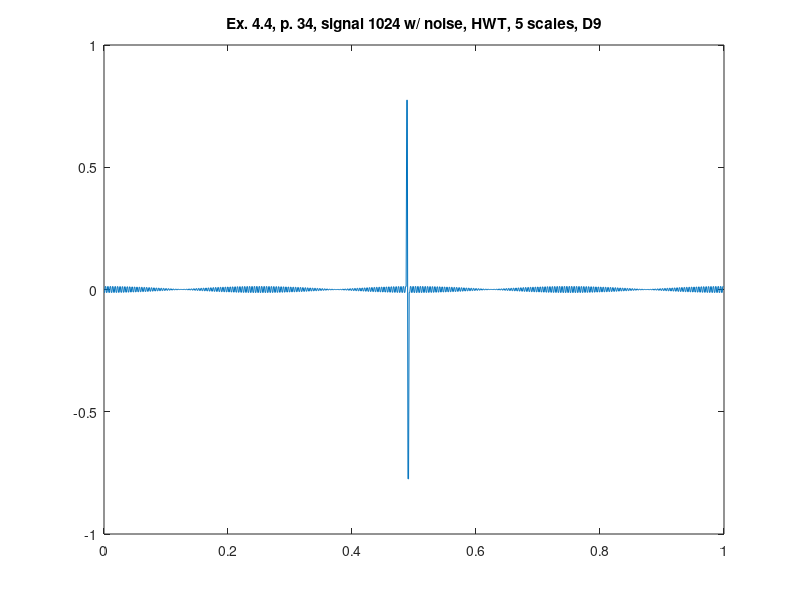

Reproduce this figure in MATLAB.
%% ========================================================================
%% Programmatic octave notes on "Ripples in Mathematics" by A. Jensen
%% and A. la Cour-Harbo written with a deep gratitude to the authors for
%% this wonderful text. 
%% 
%% Reconstruction of graphs in ex 4.4, p.34, HWT, 5 scales, D9.
%%
%% Author: Vladimir Kulyukin
%% 
%% NB: I have tested this code in Octave 4.
%% =========================================================================
t = (1.0/1024)*[0:1023];

%%y_ex_4_3_chirp_512_p33 = arrayfun(@(x) sin(x*x), t);

y_ex_4_4_1024_with_noise_hwt_d9_p34 = [
-0.012269228294637799
-0.012269228294637799
0.012269228294637799
0.012269228294637799
-0.012243366328620185
-0.012243366328620185
0.012243366328620185
0.012243366328620185
-0.012188009020724663
-0.012188009020724663
0.012188009020724663
0.012188009020724663
-0.012103289731554752
-0.012103289731554752
0.012103289731554752
0.012103289731554752
-0.011989412557298516
-0.011989412557298516
0.011989412557298516
0.011989412557298516
-0.011846651838043249
-0.011846651838043249
0.011846651838043249
0.011846651838043249
-0.01167535149686599
-0.01167535149686599
0.01167535149686599
0.01167535149686599
-0.011475924211292753
-0.011475924211292753
0.011475924211292753
0.011475924211292753
-0.01124885041912232
-0.01124885041912232
0.01124885041912232
0.01124885041912232
-0.01099467716100919
-0.01099467716100919
0.01099467716100919
0.01099467716100919
-0.010714016762595297
-0.010714016762595297
0.010714016762595297
0.010714016762595297
-0.010407545359363272
-0.010407545359363272
0.010407545359363272
0.010407545359363272
-0.0100760012677672
-0.0100760012677672
0.0100760012677672
0.0100760012677672
-0.00972018320656351
-0.00972018320656351
0.00972018320656351
0.00972018320656351
-0.00934094837262796
-0.00934094837262796
0.00934094837262796
0.00934094837262796
-0.00893921037589205
-0.00893921037589205
0.00893921037589205
0.00893921037589205
-0.008515937038378458
-0.008515937038378458
0.008515937038378458
0.008515937038378458
-0.008072148062631212
-0.008072148062631212
0.008072148062631212
0.008072148062631212
-0.007608912575164602
-0.007608912575164602
0.007608912575164602
0.007608912575164602
-0.007127346550842308
-0.007127346550842308
0.007127346550842308
0.007127346550842308
-0.006628610124397237
-0.006628610124397237
0.006628610124397237
0.006628610124397237
-0.006113904795564826
-0.006113904795564826
0.006113904795564826
0.006113904795564826
-0.005584470534564983
-0.005584470534564983
0.005584470534564983
0.005584470534564983
-0.005041582794905651
-0.005041582794905651
0.005041582794905651
0.005041582794905651
-0.004486549440702919
-0.004486549440702919
0.004486549440702919
0.004486549440702919
-0.003920707595922075
-0.003920707595922075
0.003920707595922075
0.003920707595922075
-0.0033454204231292924
-0.0033454204231292924
0.0033454204231292924
0.0033454204231292924
-0.0027620738395130067
-0.0027620738395130067
0.0027620738395130067
0.0027620738395130067
-0.0021720731780881966
-0.0021720731780881966
0.0021720731780881966
0.0021720731780881966
-0.0015768398021262654
-0.0015768398021262654
0.0015768398021262654
0.0015768398021262654
-9.778076809661492E-4
-9.778076809661492E-4
9.778076809661492E-4
9.778076809661492E-4
-3.7641993545669395E-4
-3.7641993545669395E-4
3.7641993545669395E-4
3.7641993545669395E-4
2.2587463864773323E-4
2.2587463864773323E-4
-2.2587463864773323E-4
-2.2587463864773323E-4
8.276250609633705E-4
8.276250609633705E-4
-8.276250609633705E-4
-8.276250609633705E-4
0.0014273816620156668
0.0014273816620156668
-0.0014273816620156668
-0.0014273816620156668
0.002023699575620509
0.002023699575620509
-0.002023699575620509
-0.002023699575620509
0.0026151422196922206
0.0026151422196922206
-0.0026151422196922206
-0.0026151422196922206
0.0032002847570975677
0.0032002847570975677
-0.0032002847570975677
-0.0032002847570975677
0.0037777175282112043
0.0037777175282112043
-0.0037777175282112043
-0.0037777175282112043
0.004346049446910338
0.004346049446910338
-0.004346049446910338
-0.004346049446910338
0.00490391135182278
0.00490391135182278
-0.00490391135182278
-0.00490391135182278
0.005449959304757004
0.005449959304757004
-0.005449959304757004
-0.005449959304757004
0.005982877828365947
0.005982877828365947
-0.005982877828365947
-0.005982877828365947
0.006501383075247996
0.006501383075247996
-0.006501383075247996
-0.006501383075247996
0.007004225920848027
0.007004225920848027
-0.007004225920848027
-0.007004225920848027
0.007490194972706897
0.007490194972706897
-0.007490194972706897
-0.007490194972706897
0.007958119488813017
0.007958119488813017
-0.007958119488813017
-0.007958119488813017
0.008406872198021538
0.008406872198021538
-0.008406872198021538
-0.008406872198021538
0.008835372015750086
0.008835372015750086
-0.008835372015750086
-0.008835372015750086
0.00924258664840559
0.00924258664840559
-0.00924258664840559
-0.00924258664840559
0.009627535080269851
0.009627535080269851
-0.009627535080269851
-0.009627535080269851
0.009989289936853317
0.009989289936853317
-0.009989289936853317
-0.009989289936853317
0.010326979719020656
0.010326979719020656
-0.010326979719020656
-0.010326979719020656
0.010639790902508104
0.010639790902508104
-0.010639790902508104
-0.010639790902508104
0.01092696989777592
0.01092696989777592
-0.01092696989777592
-0.01092696989777592
0.011187824865470293
0.011187824865470293
-0.011187824865470293
-0.011187824865470293
0.011421727383126107
0.011421727383126107
-0.011421727383126107
-0.011421727383126107
0.011628113959091047
0.011628113959091047
-0.011628113959091047
-0.011628113959091047
0.0118064873900256
0.0118064873900256
-0.0118064873900256
-0.0118064873900256
0.01195641795871161
0.01195641795871161
-0.01195641795871161
-0.01195641795871161
0.012077544469276722
0.012077544469276722
-0.012077544469276722
-0.012077544469276722
0.012169575117347117
0.012169575117347117
-0.012169575117347117
-0.012169575117347117
0.01223228819303119
0.01223228819303119
-0.01223228819303119
-0.01223228819303119
0.012265532615036117
0.012265532615036117
-0.012265532615036117
-0.012265532615036117
0.012269228294637656
0.012269228294637656
-0.012269228294637656
-0.012269228294637656
0.012243366328620322
0.012243366328620322
-0.012243366328620322
-0.012243366328620322
0.012188009020724564
0.012188009020724564
-0.012188009020724564
-0.012188009020724564
0.012103289731554704
0.012103289731554704
-0.012103289731554704
-0.012103289731554704
0.011989412557298497
0.011989412557298497
-0.011989412557298497
-0.011989412557298497
0.011846651838043268
0.011846651838043268
-0.011846651838043268
-0.011846651838043268
0.011675351496866089
0.011675351496866089
-0.011675351496866089
-0.011675351496866089
0.011475924211292734
0.011475924211292734
-0.011475924211292734
-0.011475924211292734
0.01124885041912228
0.01124885041912228
-0.01124885041912228
-0.01124885041912228
0.010994677161009386
0.010994677161009386
-0.010994677161009386
-0.010994677161009386
0.010714016762595258
0.010714016762595258
-0.010714016762595258
-0.010714016762595258
0.010407545359363194
0.010407545359363194
-0.010407545359363194
-0.010407545359363194
0.01007600126776728
0.01007600126776728
-0.01007600126776728
-0.01007600126776728
0.009720183206563588
0.009720183206563588
-0.009720183206563588
-0.009720183206563588
0.009340948372627939
0.009340948372627939
-0.009340948372627939
-0.009340948372627939
0.008939210375892029
0.008939210375892029
-0.008939210375892029
-0.008939210375892029
0.00851593703837838
0.00851593703837838
-0.00851593703837838
-0.00851593703837838
0.00807214806263133
0.00807214806263133
-0.00807214806263133
-0.00807214806263133
0.007608912575164583
0.007608912575164583
-0.007608912575164583
-0.007608912575164583
0.007127346550842288
0.007127346550842288
-0.007127346550842288
-0.007127346550842288
0.006628610124397218
0.006628610124397218
-0.006628610124397218
-0.006628610124397218
0.006113904795564895
0.006113904795564895
-0.006113904795564895
-0.006113904795564895
0.005584470534565012
0.005584470534565012
-0.005584470534565012
-0.005584470534565012
0.005041582794905656
0.005041582794905656
-0.005041582794905656
-0.005041582794905656
0.0044865494407029536
0.0044865494407029536
-0.0044865494407029536
-0.0044865494407029536
0.003920707595922115
0.003920707595922115
-0.003920707595922115
-0.003920707595922115
0.003345420423129381
0.003345420423129381
-0.003345420423129381
-0.003345420423129381
0.002762073839512992
0.002762073839512992
-0.002762073839512992
-0.002762073839512992
0.0021720731780882066
0.0021720731780882066
-0.0021720731780882066
-0.0021720731780882066
0.0015768398021263066
0.0015768398021263066
-0.0015768398021263066
-0.0015768398021263066
9.77807680966114E-4
9.77807680966114E-4
-9.77807680966114E-4
-9.77807680966114E-4
3.764199354567288E-4
3.764199354567288E-4
-3.764199354567288E-4
-3.764199354567288E-4
-2.2587463864767732E-4
-2.2587463864767732E-4
2.2587463864767732E-4
2.2587463864767732E-4
-8.276250609633442E-4
-8.276250609633442E-4
8.276250609633442E-4
8.276250609633442E-4
-0.0014273816620157256
-0.0014273816620157256
0.0014273816620157256
0.0014273816620157256
-0.0020236995756204306
-0.0020236995756204306
0.0020236995756204306
0.0020236995756204306
-0.0026151422196923333
-0.0026151422196923333
0.0026151422196923333
0.0026151422196923333
-0.0032002847570976314
-0.0032002847570976314
0.0032002847570976314
0.0032002847570976314
-0.0037777175282111553
-0.0037777175282111553
0.0037777175282111553
0.0037777175282111553
-0.0043460494469103085
-0.0043460494469103085
0.0043460494469103085
0.0043460494469103085
-0.0049039113518228586
-0.0049039113518228586
0.0049039113518228586
0.0049039113518228586
-0.005449959304756976
-0.005449959304756976
0.005449959304756976
0.005449959304756976
-0.005982877828365986
-0.005982877828365986
0.005982877828365986
0.005982877828365986
-0.006501383075248025
-0.006501383075248025
0.006501383075248025
0.006501383075248025
-0.0070042259208479875
-0.0070042259208479875
0.0070042259208479875
0.0070042259208479875
-0.007490194972707034
-0.007490194972707034
0.007490194972707034
0.007490194972707034
-0.007958119488812958
-0.007958119488812958
0.007958119488812958
0.007958119488812958
-0.008406872198021558
-0.008406872198021558
0.008406872198021558
0.008406872198021558
-0.008835372015750046
-0.008835372015750046
0.008835372015750046
0.008835372015750046
-0.009242586648405472
-0.009242586648405472
0.009242586648405472
0.009242586648405472
-0.009627535080269851
-0.009627535080269851
0.009627535080269851
0.009627535080269851
-0.009989289936853357
-0.009989289936853357
0.009989289936853357
0.009989289936853357
-0.010326979719020577
-0.010326979719020577
0.010326979719020577
0.010326979719020577
-0.0106397909025083
-0.0106397909025083
0.0106397909025083
0.0106397909025083
-0.010926969897775802
-0.010926969897775802
0.010926969897775802
0.010926969897775802
-0.011187824865470253
-0.011187824865470253
0.011187824865470253
0.011187824865470253
-0.011421727383126303
-0.011421727383126303
0.011421727383126303
0.011421727383126303
-0.011628113959090792
-0.011628113959090792
0.011628113959090792
0.011628113959090792
-0.011806487390025757
-0.011806487390025757
0.011806487390025757
0.011806487390025757
-0.01195641795871163
-0.01195641795871163
0.01195641795871163
0.01195641795871163
-0.012077544469276596
-0.012077544469276596
0.012077544469276596
0.012077544469276596
0.7745130434964932
0.7745130434964932
-0.7745130434964932
-0.7745130434964932
-0.0122322881930311
-0.0122322881930311
0.0122322881930311
0.0122322881930311
-0.012265532615036163
-0.012265532615036163
0.012265532615036163
0.012265532615036163
-0.012269228294637734
-0.012269228294637734
0.012269228294637734
0.012269228294637734
-0.012243366328620166
-0.012243366328620166
0.012243366328620166
0.012243366328620166
-0.012188009020724722
-0.012188009020724722
0.012188009020724722
0.012188009020724722
-0.012103289731554626
-0.012103289731554626
0.012103289731554626
0.012103289731554626
-0.011989412557298575
-0.011989412557298575
0.011989412557298575
0.011989412557298575
-0.011846651838043424
-0.011846651838043424
0.011846651838043424
0.011846651838043424
-0.01167535149686597
-0.01167535149686597
0.01167535149686597
0.01167535149686597
-0.011475924211292734
-0.011475924211292734
0.011475924211292734
0.011475924211292734
-0.01124885041912228
-0.01124885041912228
0.01124885041912228
0.01124885041912228
-0.010994677161009268
-0.010994677161009268
0.010994677161009268
0.010994677161009268
-0.010714016762595494
-0.010714016762595494
0.010714016762595494
0.010714016762595494
-0.010407545359363194
-0.010407545359363194
0.010407545359363194
0.010407545359363194
-0.010076001267767122
-0.010076001267767122
0.010076001267767122
0.010076001267767122
-0.009720183206563784
-0.009720183206563784
0.009720183206563784
0.009720183206563784
-0.009340948372627802
-0.009340948372627802
0.009340948372627802
0.009340948372627802
-0.00893921037589205
-0.00893921037589205
0.00893921037589205
0.00893921037589205
-0.008515937038378224
-0.008515937038378224
0.008515937038378224
0.008515937038378224
-0.008072148062631212
-0.008072148062631212
0.008072148062631212
0.008072148062631212
-0.007608912575164524
-0.007608912575164524
0.007608912575164524
0.007608912575164524
-0.007127346550842308
-0.007127346550842308
0.007127346550842308
0.007127346550842308
-0.006628610124397159
-0.006628610124397159
0.006628610124397159
0.006628610124397159
-0.006113904795564748
-0.006113904795564748
0.006113904795564748
0.006113904795564748
-0.005584470534564983
-0.005584470534564983
0.005584470534564983
0.005584470534564983
-0.005041582794905651
-0.005041582794905651
0.005041582794905651
0.005041582794905651
-0.004486549440702841
-0.004486549440702841
0.004486549440702841
0.004486549440702841
-0.003920707595922232
-0.003920707595922232
0.003920707595922232
0.003920707595922232
-0.003345420423129371
-0.003345420423129371
0.003345420423129371
0.003345420423129371
-0.0027620738395130067
-0.0027620738395130067
0.0027620738395130067
0.0027620738395130067
-0.0021720731780880396
-0.0021720731780880396
0.0021720731780880396
0.0021720731780880396
-0.0015768398021263439
-0.0015768398021263439
0.0015768398021263439
0.0015768398021263439
-9.778076809659922E-4
-9.778076809659922E-4
9.778076809659922E-4
9.778076809659922E-4
-3.7641993545677244E-4
-3.7641993545677244E-4
3.7641993545677244E-4
3.7641993545677244E-4
2.2587463864765474E-4
2.2587463864765474E-4
-2.2587463864765474E-4
-2.2587463864765474E-4
8.276250609633705E-4
8.276250609633705E-4
-8.276250609633705E-4
-8.276250609633705E-4
0.0014273816620157453
0.0014273816620157453
-0.0014273816620157453
-0.0014273816620157453
0.0020236995756204306
0.0020236995756204306
-0.0020236995756204306
-0.0020236995756204306
0.002615142219692456
0.002615142219692456
-0.002615142219692456
-0.002615142219692456
0.0032002847570977246
0.0032002847570977246
-0.0032002847570977246
-0.0032002847570977246
0.0037777175282109688
0.0037777175282109688
-0.0037777175282109688
-0.0037777175282109688
0.004346049446910024
0.004346049446910024
-0.004346049446910024
-0.004346049446910024
0.00490391135182278
0.00490391135182278
-0.00490391135182278
-0.00490391135182278
0.005449959304757004
0.005449959304757004
-0.005449959304757004
-0.005449959304757004
0.005982877828366025
0.005982877828366025
-0.005982877828366025
-0.005982877828366025
0.00650138307524831
0.00650138307524831
-0.00650138307524831
-0.00650138307524831
0.007004225920848262
0.007004225920848262
-0.007004225920848262
-0.007004225920848262
0.007490194972707054
0.007490194972707054
-0.007490194972707054
-0.007490194972707054
0.007958119488813096
0.007958119488813096
-0.007958119488813096
-0.007958119488813096
0.00840687219802146
0.00840687219802146
-0.00840687219802146
-0.00840687219802146
0.008835372015750008
0.008835372015750008
-0.008835372015750008
-0.008835372015750008
0.009242586648404962
0.009242586648404962
-0.009242586648404962
-0.009242586648404962
0.009627535080269655
0.009627535080269655
-0.009627535080269655
-0.009627535080269655
0.009989289936853397
0.009989289936853397
-0.009989289936853397
-0.009989289936853397
0.01032697971902046
0.01032697971902046
-0.01032697971902046
-0.01032697971902046
0.010639790902508458
0.010639790902508458
-0.010639790902508458
-0.010639790902508458
0.010926969897776155
0.010926969897776155
-0.010926969897776155
-0.010926969897776155
0.011187824865470607
0.011187824865470607
-0.011187824865470607
-0.011187824865470607
0.011421727383126067
0.011421727383126067
-0.011421727383126067
-0.011421727383126067
0.011628113959090792
0.011628113959090792
-0.011628113959090792
-0.011628113959090792
0.0118064873900256
0.0118064873900256
-0.0118064873900256
-0.0118064873900256
0.011956417958711316
0.011956417958711316
-0.011956417958711316
-0.011956417958711316
0.012077544469276202
0.012077544469276202
-0.012077544469276202
-0.012077544469276202
0.012169575117347167
0.012169575117347167
-0.012169575117347167
-0.012169575117347167
0.012232288193031179
0.012232288193031179
-0.012232288193031179
-0.012232288193031179
0.012265532615036321
0.012265532615036321
-0.012265532615036321
-0.012265532615036321
0.012269228294638203
0.012269228294638203
-0.012269228294638203
-0.012269228294638203
0.012243366328620582
0.012243366328620582
-0.012243366328620582
-0.012243366328620582
0.012188009020725095
0.012188009020725095
-0.012188009020725095
-0.012188009020725095
0.012103289731554714
0.012103289731554714
-0.012103289731554714
-0.012103289731554714
0.011989412557298497
0.011989412557298497
-0.011989412557298497
-0.011989412557298497
0.01184665183804321
0.01184665183804321
-0.01184665183804321
-0.01184665183804321
0.011675351496865539
0.011675351496865539
-0.011675351496865539
-0.011675351496865539
0.011475924211292282
0.011475924211292282
-0.011475924211292282
-0.011475924211292282
0.01124885041912228
0.01124885041912228
-0.01124885041912228
-0.01124885041912228
0.01099467716100919
0.01099467716100919
-0.01099467716100919
-0.01099467716100919
0.010714016762595258
0.010714016762595258
-0.010714016762595258
-0.010714016762595258
0.010407545359363586
0.010407545359363586
-0.010407545359363586
-0.010407545359363586
0.010076001267767554
0.010076001267767554
-0.010076001267767554
-0.010076001267767554
0.009720183206563942
0.009720183206563942
-0.009720183206563942
-0.009720183206563942
0.009340948372627802
0.009340948372627802
-0.009340948372627802
-0.009340948372627802
0.008939210375892088
0.008939210375892088
-0.008939210375892088
-0.008939210375892088
0.008515937038378066
0.008515937038378066
-0.008515937038378066
-0.008515937038378066
0.008072148062630976
0.008072148062630976
-0.008072148062630976
-0.008072148062630976
0.007608912575164602
0.007608912575164602
-0.007608912575164602
-0.007608912575164602
0.007127346550842229
0.007127346550842229
-0.007127346550842229
-0.007127346550842229
0.006628610124397159
0.006628610124397159
-0.006628610124397159
-0.006628610124397159
0.006113904795564983
0.006113904795564983
-0.006113904795564983
-0.006113904795564983
0.00558447053456514
0.00558447053456514
-0.00558447053456514
-0.00558447053456514
0.005041582794905887
0.005041582794905887
-0.005041582794905887
-0.005041582794905887
0.004486549440702762
0.004486549440702762
-0.004486549440702762
-0.004486549440702762
0.003920707595922075
0.003920707595922075
-0.003920707595922075
-0.003920707595922075
0.0033454204231292924
0.0033454204231292924
-0.0033454204231292924
-0.0033454204231292924
0.0027620738395129282
0.0027620738395129282
-0.0027620738395129282
-0.0027620738395129282
0.002172073178088118
0.002172073178088118
-0.002172073178088118
-0.002172073178088118
0.0015768398021261869
0.0015768398021261869
-0.0015768398021261869
-0.0015768398021261869
9.778076809660707E-4
9.778076809660707E-4
-9.778076809660707E-4
-9.778076809660707E-4
3.7641993545677244E-4
3.7641993545677244E-4
-3.7641993545677244E-4
-3.7641993545677244E-4
-2.2587463864773323E-4
-2.2587463864773323E-4
2.2587463864773323E-4
2.2587463864773323E-4
-8.276250609633705E-4
-8.276250609633705E-4
8.276250609633705E-4
8.276250609633705E-4
-0.0014273816620157453
-0.0014273816620157453
0.0014273816620157453
0.0014273816620157453
-0.002023699575620509
-0.002023699575620509
0.002023699575620509
0.002023699575620509
-0.002615142219692299
-0.002615142219692299
0.002615142219692299
0.002615142219692299
-0.003200284757097489
-0.003200284757097489
0.003200284757097489
0.003200284757097489
-0.0037777175282110473
-0.0037777175282110473
0.0037777175282110473
0.0037777175282110473
-0.004346049446910181
-0.004346049446910181
0.004346049446910181
0.004346049446910181
-0.00490391135182278
-0.00490391135182278
0.00490391135182278
0.00490391135182278
-0.005449959304757004
-0.005449959304757004
0.005449959304757004
0.005449959304757004
-0.005982877828365868
-0.005982877828365868
0.005982877828365868
0.005982877828365868
-0.006501383075248231
-0.006501383075248231
0.006501383075248231
0.006501383075248231
-0.007004225920848184
-0.007004225920848184
0.007004225920848184
0.007004225920848184
-0.007490194972707132
-0.007490194972707132
0.007490194972707132
0.007490194972707132
-0.007958119488813017
-0.007958119488813017
0.007958119488813017
0.007958119488813017
-0.008406872198021617
-0.008406872198021617
0.008406872198021617
0.008406872198021617
-0.008835372015750126
-0.008835372015750126
0.008835372015750126
0.008835372015750126
-0.009242586648405078
-0.009242586648405078
0.009242586648405078
0.009242586648405078
-0.009627535080269813
-0.009627535080269813
0.009627535080269813
0.009627535080269813
-0.009989289936853435
-0.009989289936853435
0.009989289936853435
0.009989289936853435
-0.010326979719020577
-0.010326979719020577
0.010326979719020577
0.010326979719020577
-0.010639790902508498
-0.010639790902508498
0.010639790902508498
0.010639790902508498
-0.010926969897776195
-0.010926969897776195
0.010926969897776195
0.010926969897776195
-0.011187824865470685
-0.011187824865470685
0.011187824865470685
0.011187824865470685
-0.011421727383126145
-0.011421727383126145
0.011421727383126145
0.011421727383126145
-0.011628113959090832
-0.011628113959090832
0.011628113959090832
0.011628113959090832
-0.0118064873900256
-0.0118064873900256
0.0118064873900256
0.0118064873900256
-0.011956417958711179
-0.011956417958711179
0.011956417958711179
0.011956417958711179
-0.012077544469276164
-0.012077544469276164
0.012077544469276164
0.012077544469276164
-0.012169575117347117
-0.012169575117347117
0.012169575117347117
0.012169575117347117
-0.012232288193031082
-0.012232288193031082
0.012232288193031082
0.012232288193031082
-0.012265532615036115
-0.012265532615036115
0.012265532615036115
0.012265532615036115
];

figure;
plot(t, y_ex_4_4_1024_with_noise_hwt_d9_p34);
xlim([0 1]);
title('Ex. 4.4, p. 34, signal 1024 w/ noise, HWT, 5 scales, D9');
